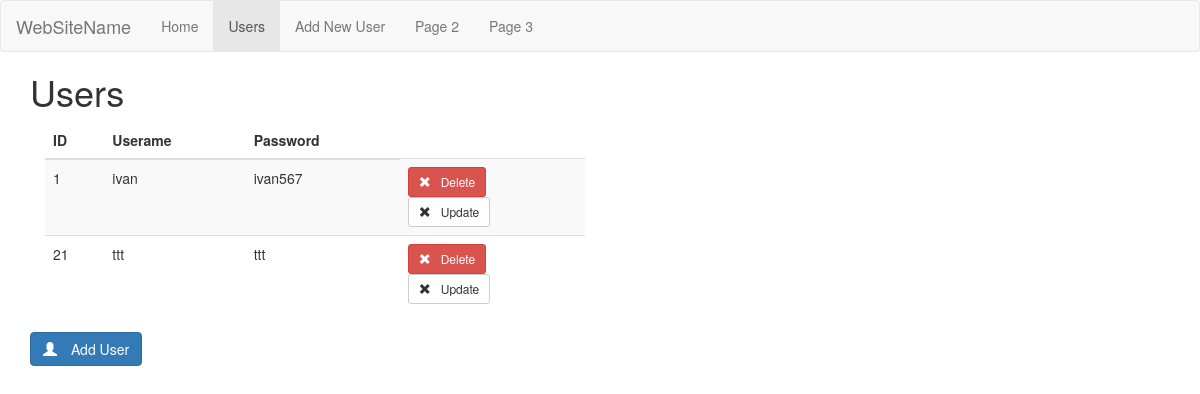
/users, run on an earlier commit of the app's database.
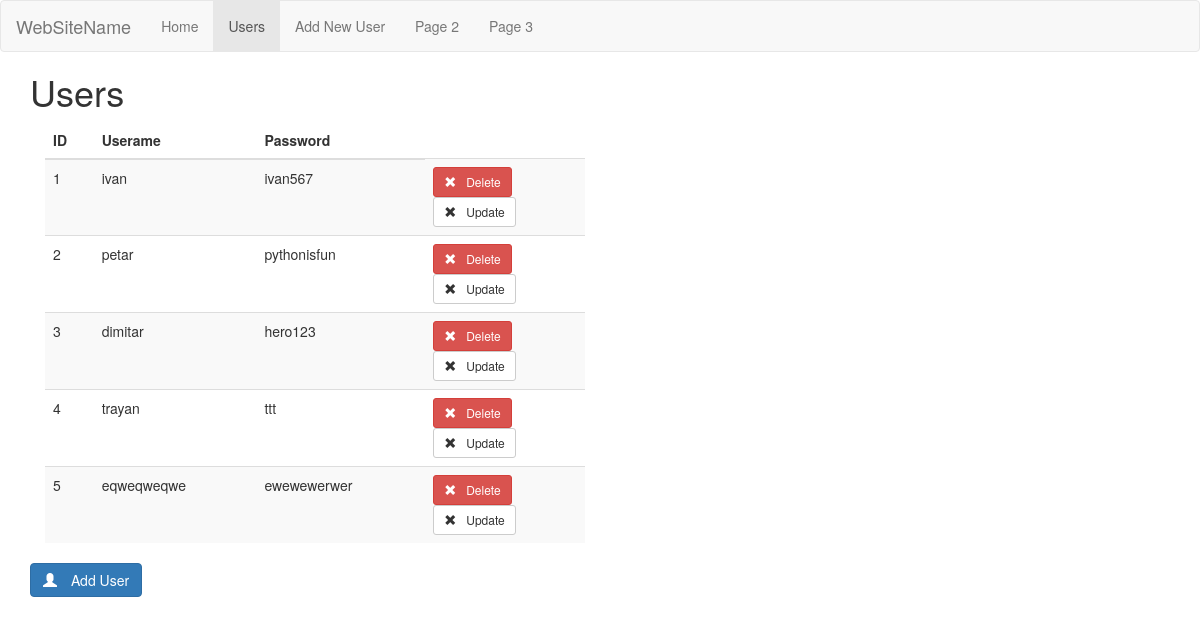
And on a later commit of the database.
### tables this page shows
CREATE TABLE user (
  id INTEGER PRIMARY KEY AUTOINCREMENT,
  username TEXT UNIQUE NOT NULL,
  password TEXT NOT NULL,
  role TEXT NOT NULL DEFAULT 'user'
);

### server.py (the view)
@app.route('/users')
def users():
    g.active_url = '/users'
    db = get_db()
    users = get_all_users()
    print_users(users)
    return render_template('user/users.html', users=users)

### server.py (called while the page is built)
def get_db():
    if 'db' not in g:
        g.db = sqlite3.connect(DATABASE, detect_types=sqlite3.PARSE_DECLTYPES)
        g.db.row_factory = sqlite3.Row
    return g.db

def get_all_users():
    users = g.db.execute('SELECT * FROM user').fetchall()
    return users

def print_users(user_list):
    for user in user_list:
        print('ID: ', user['id'], ', username: ', user['username'], ', password: ', user['password'])

### templates/user/users.html
{% extends 'base.html' %}
{% block header %}
    <h1 class="container">{% block title %}Users{% endblock %}</h1>
{% endblock %}
{% block content %}
<section class="user col-sm-6">
    <table class="table table-striped">
        <thead>
        <tr>
            <th>ID</th>
            <th>Userame</th>
            <th>Password</th>
        </tr>
        </thead>
        <tbody>
            {% for user in users %}
            <tr>
                <td>{{ user['id'] }}</td>
                <td>{{ user['username'] }}</td>
                <td>{{ user['password'] }}</td>
                <td>
                    <form action="{{ url_for('delete_user', id=user['id']) }}" method="POST">
                        <button class="btn btn-sm btn-danger" type="submit">
                            <span class="glyphicon glyphicon-remove" style="padding-right: 10px"></span>Delete
                        </button>
                    </form>
                     <form action="{{ url_for('edit_user', id=user['id']) }}" method="POST">
                        <button class="btn btn-sm btn-default" type="submit">
                            <span class="glyphicon glyphicon-remove" style="padding-right: 10px"></span>Update
                        </button>
                    </form>
                </td>
            </tr>
            {% endfor %}
        </tbody>
    </table>
    <div class="row">
        <a href="/users/add" class="btn btn-primary">
            <span class="glyphicon glyphicon-user" style="padding-right: 10px"></span> Add User
        </a>
    </div>
</section>
{% endblock %}

### templates/base.html (shortened to what this page needs)
<!doctype html>
<html>
<head>
    <link rel="stylesheet" href="/static/css/bootstrap.min.css"/>
    <link rel="stylesheet" href="/static/css/custom.css"/>
</head>
<body>
<nav class="navbar navbar-default">
    <div class="container-fluid">
        <div class="navbar-header">
            <a class="navbar-brand" href="#">WebSiteName</a>
        </div>
        <ul class="nav navbar-nav">
            <li {% if g.active_url=='/' %} class="active" {% endif %}>
                <a href="/">Home</a>
            </li>
            <li {% if g.active_url=='/users' %} class="active" {% endif %}>
                <a href="/users">Users</a>
            </li>
            <li {% if g.active_url=='/users/add' %} class="active" {% endif %}>
                <a href="/users/add">Add New User</a>
            </li>
            <li><a href="#">Page 2</a></li>
            <li><a href="#">Page 3</a></li>
        </ul>
    </div>
</nav>
<header>
    {% block header %}{% endblock %}
</header>
<section class="container">
    {% block content %}{% endblock %}
</section>
</body>
</html>

### static/css/custom.css (style rules this page uses)
nav.navbar { margin-bottom:0; }

What changed in the data, as far as the page shows it:
removed user: id "21", username "ttt", password "ttt"
added user: id "2", username "petar", password "pythonisfun"
added user: id "3", username "dimitar", password "hero123"
added user: id "4", username "trayan", password "ttt"
added user: id "5", username "eqweqweqwe", password "ewewewerwer"
